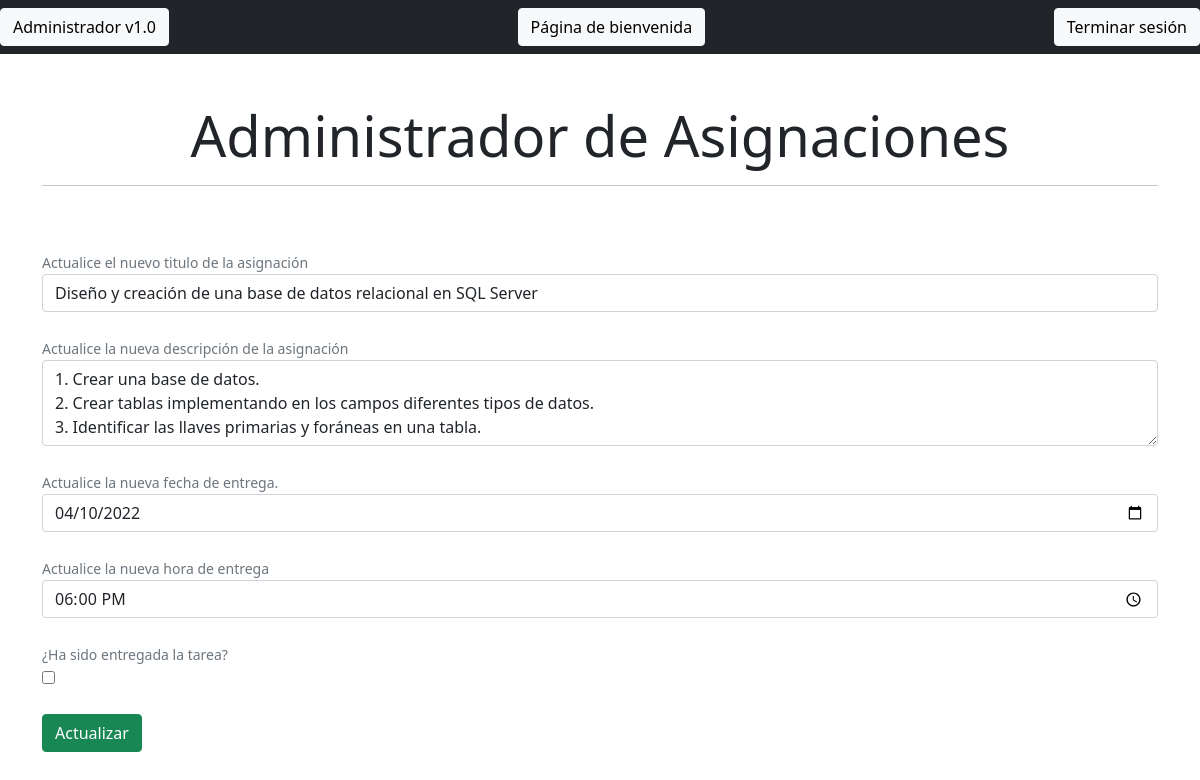
The page /update.php?IDTarea=33 on the database its author committed.
### tables this page shows
CREATE TABLE `tareas` (
  `IDTarea` int(11) NOT NULL,
  `Titulo` varchar(200) DEFAULT NULL,
  `Descripcion` varchar(1500) DEFAULT NULL,
  `Fecha_creada` timestamp NULL DEFAULT current_timestamp(),
  `Fecha_entrega` timestamp NULL DEFAULT NULL,
  `Documento` tinyblob DEFAULT NULL,
  `Calificado` tinyint(4) NOT NULL DEFAULT 0,
  `lk` int(11) DEFAULT NULL,
  `IDProfesor` int(11) DEFAULT NULL
);

### controller.php (called while the page is built, shortened)
<?php
    class CrudController implements CrudControllerInterface
    {
        private $conectar;
        public function __construct(DBConnectionInterface $conectar)
        {
            $this->conectar= $conectar;
        }
        public function getTask()
        {
            $con=$this->conectar->connectDB();
            $id = $_GET['IDTarea'];
            $query = "SELECT * FROM tareas WHERE IDTarea=$id";
            $result = mysqli_query($con,$query);
            if(mysqli_num_rows($result)==1)
            {
                $row = mysqli_fetch_array($result);
                $title = $row['Titulo'];
                $description = $row['Descripcion'];
                $dueDate = $row['Fecha_entrega'];
                $check = $row['Calificado'];
                $data= array($title,$description,$dueDate,$check);
            }
            return $data;
        }
    }
?>

### update.php (the view, shortened to what this page needs)
<?php
    require_once("controller.php");
    if(isset($_GET['IDTarea']))
    {
        $search=new CrudController(new Connection);
        $search=$search->getTask();
    }
    include("includes/header.php")
?>
<div class="container">
    <div class="row">
        <div class="col-md-12 mt-5">
            <h1 class="text-center display-4">Administrador de Asignaciones</h1>
            <hr class="height:1px;color: black;background-color:black;">
        </div>
    </div>
    <div class="row">
        <div class="col-md-12 mt-5">
            <form action="update.php?IDTarea=<?php echo $_GET['IDTarea'];?>" method="POST">
            <div class="form-group">
                <small id="titleHelp" class="form-text text-muted">Actualice el nuevo titulo de la asignación</small>
                <input type="text" name="taskName" value = "<?php echo $search[0];?>" class="form-control"
                placeholder="Actualizar título"><br>
            </div>
            <div class="form-group">
                <small id="descriptionHelp" class="form-text text-muted">Actualice la nueva descripción de la asignación</small>
                <textarea name="descriptionTask" id="" rows="3" class="form-control" placeholder="Actualizar descripción"><?php echo $search[1]?></textarea><br>
            </div>
            <small id="dateHelp" class="form-text text-muted">Actualice la nueva fecha de entrega.</small>
            <?php
                $oldDueDate = date_create($search[2]);
                $oldDueDate = date_format($oldDueDate,"Y-m-d");
                $oldDueDate = strval($oldDueDate);
                $oldDueTime = explode(" ",$search[2]);
                $oldDueTime = $oldDueTime[1];
            ?>
            <div class="form-group">
                <input type="date" name="duedateTask" value="<?php echo $oldDueDate?>" class="form-control"><br>
            </div>
            <div class="form-group">
                <small id="timeHelp" class="form-text text-muted">Actualice la nueva hora de entrega</small>
                <input type="time" name="duetimeTask" class="form-control" value="<?php echo $oldDueTime?>"><br>
            </div>
            <small id="dateHelp" class="form-text text-muted">¿Ha sido entregada la tarea?</small>
            <div class="form-group">
                <input type="checkbox" name="check" value="1"><br><br>
            </div>
            <button class="btn btn-success" name="update">Actualizar</button>
        </form>
    </div>
</div>
<?php include("includes/footer.php")?>

### rows shown on the page
tareas: taskName "Diseño y creación de una base de datos relacional en SQL Server", descriptionTask "1. Crear una base de datos. 2. Crear tablas implementando en los campos diferentes tipos de datos. 3. Identificar las llaves primarias y foráneas en una tabla.", duedateTask "04/10/2022", duetimeTask "18:00:00"
